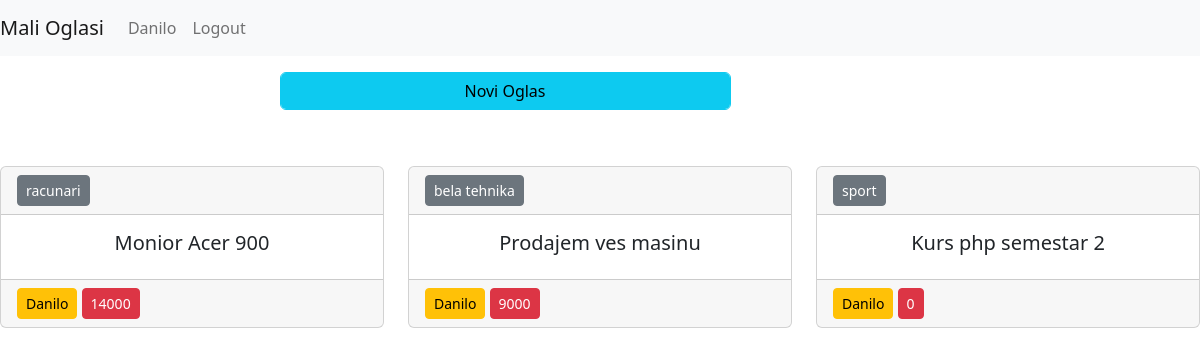
The app's page /user.view.php (signed in) with its own data.
### tables this page shows
CREATE TABLE IF NOT EXISTS `oglas` (
  `id` int(11) NOT NULL AUTO_INCREMENT,
  `title` varchar(50) NOT NULL,
  `text` varchar(50) NOT NULL,
  `category` varchar(50) NOT NULL,
  `price` int(11) NOT NULL,
  `user_id` int(11) NOT NULL,
  PRIMARY KEY (`id`),
  KEY `user_id` (`user_id`)
);

CREATE TABLE IF NOT EXISTS `users` (
  `id` int(11) NOT NULL AUTO_INCREMENT,
  `name` varchar(50) NOT NULL,
  `email` varchar(50) NOT NULL,
  `password` varchar(50) NOT NULL,
  PRIMARY KEY (`id`)
);

### function.php (called while the page is built, shortened)
<?php
function db()
{
    $con = mysqli_connect(HOST, USER, PASSWORD, DATABASE) or die("Error");
    return $con;
}
function get_all_user_ads($id){
    $sql = "SELECT *,users.name FROM oglas INNER JOIN users ON oglas.user_id = users.id WHERE oglas.user_id = '$id'";
    $query = mysqli_query(db(), $sql);
    $result = mysqli_fetch_all($query, MYSQLI_ASSOC);
    return $result;
}
?>

### user.view.php (the view)
<?php require_once "partials/head.php" ?>
<?php
if(isset($_SESSION['id'])){
    $oglasi = get_all_user_ads($_SESSION['id']);
}else{
    header("Location: index.php");
}
?>
<?php require_once "partials/navbar.php" ?>
<div class="container">
    <div class="row">
        <div class="col-10 offser-1">
            <div class="row">
                <div class="col-6 offset-3 mt-3 mb-5">
                    <a href="new.add.view.php" class="btn btn-info form-control">Novi Oglas</a>
                </div>
            </div>
        </div>
    </div>
</div>
<div class="row">
    <?php foreach($oglasi as $oglas): ?>
        <div class="col-4">
                            <div class="card mb-2 mt-2">
                                <div class="card-header">
                                    <a href="" class="btn btn-secondary btn-sm"><?php echo $oglas['category'];?></a>
                                </div>
                                <div class="card-body text-center">
                                    <h5><?php echo $oglas['title']; ?></h5>
                                </div>
                                <div class="card-footer">
                                    <a href="" class="btn btn-warning btn-sm float-left"><?php echo $oglas['name'];?></a>
                                    <a href="" class="btn btn-danger btn-sm float-right"><?php echo $oglas['price'];?></a>
                                </div>
                            </div>
                        </div>
    <?php endforeach ?>
</div>
<?php require_once "partials/footer.php" ?>

### records on screen
oglas: category "racunari", title "Monior Acer 900", user.name "Danilo", price "14000"
oglas: category "bela tehnika", title "Prodajem ves masinu", user.name "Danilo", price "9000"
oglas: category "sport", title "Kurs php semestar 2", user.name "Danilo", price "0"

### other values on screen
$_SESSION['name'] "Danilo"
